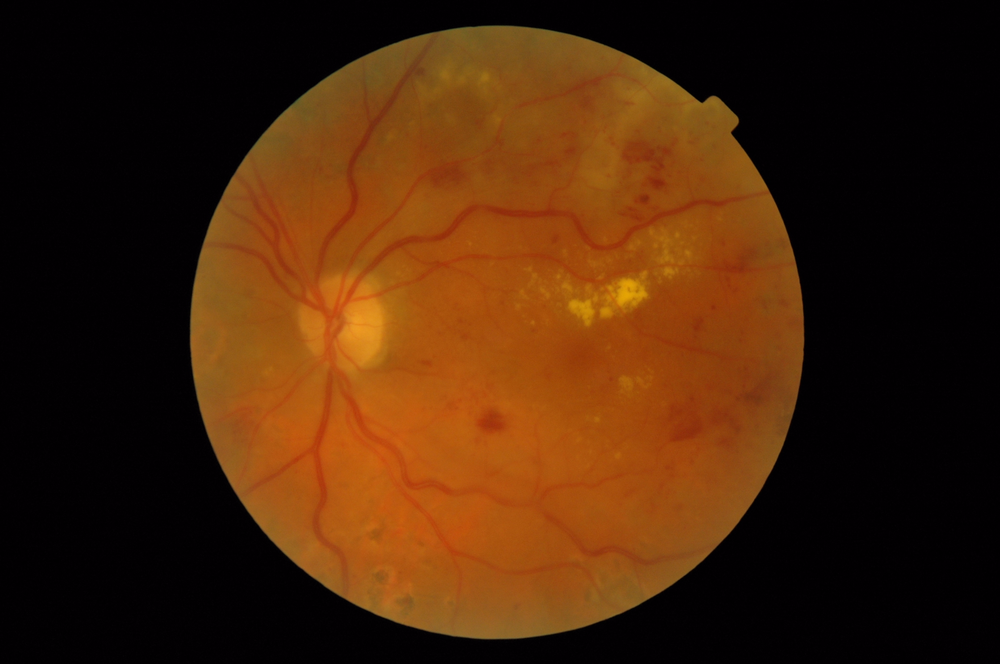
#> input picture defense/assets/preprocessing/10_input/left.png, 1000 x 664 px, shrunk from 2240 x 1488 before the run, found by its file name
$ python s0_canonical_flip.py
#> lines starting #> are read from the running program, lines starting #| are printed output that depends on the picture
"""
Stage 0: Canonical Flip

Takes raw fundus images from pipeline/drNN/input/ and produces
horizontally flipped left eye images. Right eye images are copied as-is.

After flip, OD is always on the RIGHT side for both eyes.

Input:  pipeline/drNN/input/left.png, right.png
Output: pipeline/drNN/preprocessing/stage_0_canonical_flip/left.png, right.png
"""

import cv2
import os

PIPELINE_ROOT = os.path.join(os.path.dirname(__file__), "..")
GRADES = ["dr00", "dr01", "dr02", "dr03", "dr04"]


def run():
    for gr in GRADES:
        inp_dir = os.path.join(PIPELINE_ROOT, gr, "input")
        out_dir = os.path.join(PIPELINE_ROOT, gr, "preprocessing", "stage_0_canonical_flip")
        os.makedirs(out_dir, exist_ok=True)

        left = cv2.imread(os.path.join(inp_dir, "left.png"))
#> left is the input picture: shape (664, 1000, 3); mean B, G, R 9.2, 36, 70.5
        right = cv2.imread(os.path.join(inp_dir, "right.png"))
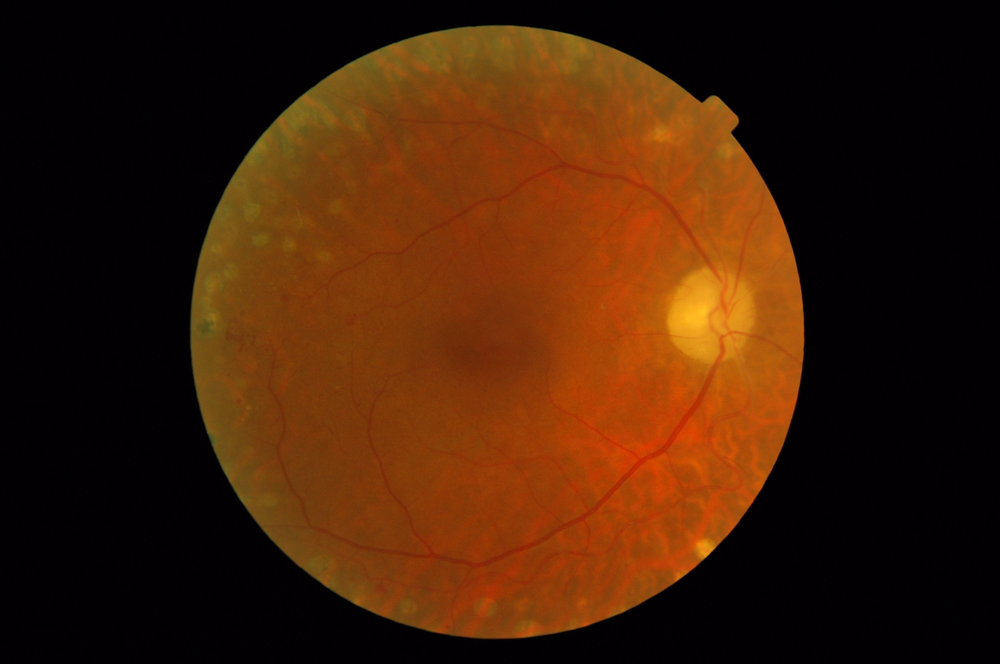
#> input picture defense/assets/preprocessing/10_input/right.png, 1000 x 664 px, shrunk from 2240 x 1488 before the run, found by its file name
#> right is the input picture: shape (664, 1000, 3); mean B, G, R 6.6, 30.9, 66.2

        if left is None or right is None:
            print(f"SKIP {gr} — missing input images")
            continue

        # Left eye: flip horizontally (code 1) so OD moves to right side
        left_flipped = cv2.flip(left, 1)
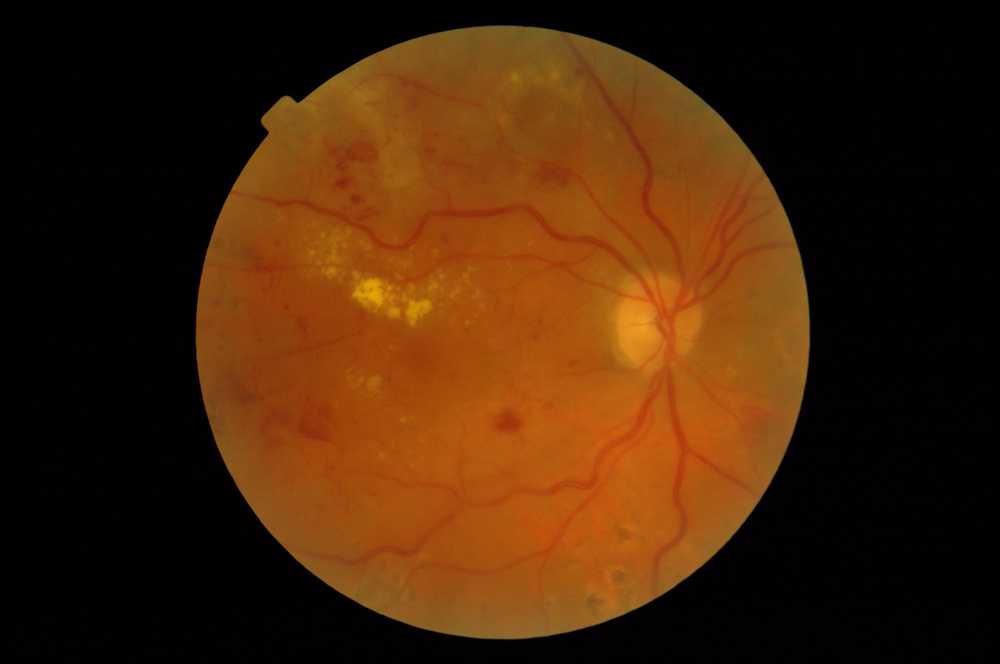
#> left_flipped: shape (664, 1000, 3); mean B, G, R 9.2, 36, 70.5
        cv2.imwrite(os.path.join(out_dir, "left.png"), left_flipped)

        # Right eye: OD already on right, copy as-is
        cv2.imwrite(os.path.join(out_dir, "right.png"), right)

        print(f"{gr}: left flipped {left.shape[1]}x{left.shape[0]}, right copied {right.shape[1]}x{right.shape[0]}")
#| dr00: left flipped 1000x664, right copied 1000x664


if __name__ == "__main__":
    run()
